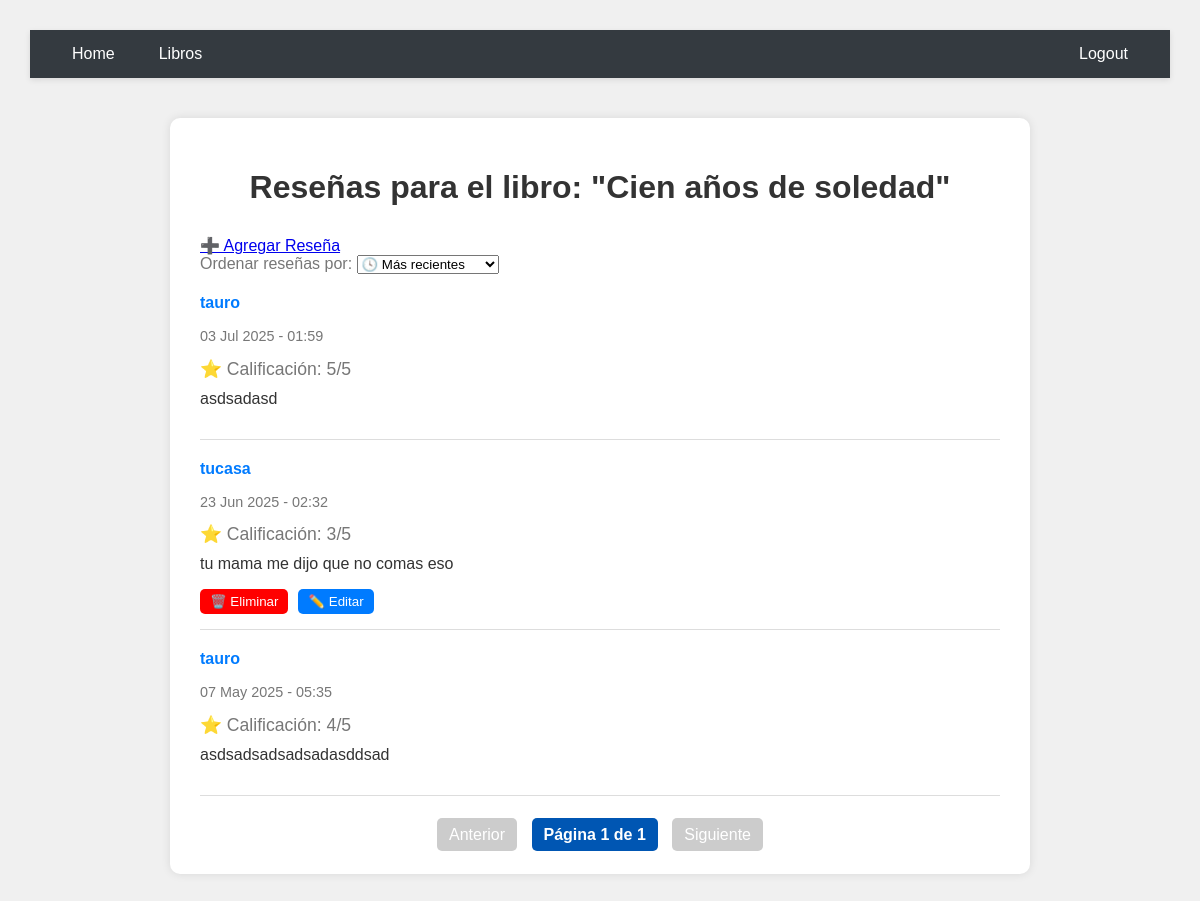
Page /libros/2/ (signed in) on the committed database.
### myapp/models.py (models this page shows, shortened)
class AlmacenLibros(models.Model):
    titulo = models.CharField(max_length=200)
    autor = models.CharField(max_length=200)
    genero = models.ForeignKey(Generolibros, on_delete=models.CASCADE)
    año = models.CharField(max_length=200)
    clasificacion = models.ForeignKey(ClasificacionLibros, on_delete=models.CASCADE)
    critica_de_internet = models.CharField(max_length=200)
    created = models.DateTimeField(auto_now_add=True)

class ReseñaLibro(models.Model):
    estado_lectura = models.ForeignKey(AlmacenLibros, on_delete=models.CASCADE)
    texto_reseña = models.TextField()
    fecha_reseña = models.DateTimeField(auto_now_add=True)
    calificacion = models.PositiveSmallIntegerField(
        choices=[(i, str(i)) for i in range(1, 6)],
        help_text="Calificación del 1 al 5"
    )
    created = models.DateTimeField(auto_now_add=True)
    user = models.ForeignKey(User, on_delete=models.CASCADE, default=1)

### myapp/views.py (the view)
# urls.py: path('libros/<int:reseñalibro_estado_lectura_id>/', views.resena_detallada, name='resena_detallada'),
@login_required
def resena_detallada(request, reseñalibro_estado_lectura_id):
    libro = get_object_or_404(AlmacenLibros, pk=reseñalibro_estado_lectura_id)
    filtro = request.GET.get('filtro', 'recientes')
    reseñas = ReseñaLibro.objects.filter(estado_lectura=libro)
    if filtro == 'recientes':
        reseñas = reseñas.order_by('-fecha_reseña')
    elif filtro == 'antiguos':
        reseñas = reseñas.order_by('fecha_reseña')
    elif filtro == 'mejor_calificados':
        reseñas = reseñas.order_by('-calificacion', '-fecha_reseña')
    elif filtro == 'mios' and request.user.is_authenticated:
        reseñas = reseñas.filter(user=request.user)
    paginator = Paginator(reseñas, 5)
    page_number = request.GET.get('page')
    resenas_page = paginator.get_page(page_number)
    return render(request, 'resena_detallada.html', {
        'resena': resenas_page,
        'libro': libro,
        'filtro': filtro,
    })

### myapp/templates/resena_detallada.html (shortened to what this page needs)
{% extends 'layouts/base.html' %}
{% block content %}
<!DOCTYPE html>
<html lang="es">
<head>
</head>
<body>
    <div class="contenedor">
        <h1>Reseñas para el libro: "{{ libro.titulo }}"</h1>
        <a href="{% url 'crear_resena' libro.id %}" class="boton-resena">➕ Agregar Reseña</a>
        <form method="get" style="margin-bottom: 20px;">
            <label for="filtro" class="etiqueta-negra">Ordenar reseñas por:</label>
            <select name="filtro" id="filtro" onchange="this.form.submit()">
                <option value="recientes" {% if filtro == 'recientes' %}selected{% endif %}>🕓 Más recientes</option>
            </select>
        </form>
        {% for resena in resena %}
            <div class="resena">
                <p class="usuario">{{ resena.user.username }}</p>
                <p class="fecha">{{ resena.fecha_reseña|date:"d M Y - H:i" }}</p>
                <p class="calificacion">⭐ Calificación: {{ resena.calificacion }}/5</p>
                <p class="texto">{{ resena.texto_reseña }}</p>
                {% if resena.user == request.user %}
                    <div style="display: flex; gap: 10px; margin-top: 10px;">
                        <form action="{% url 'eliminar_reseña' resena.id %}" method="post">
                            <button type="submit" style="background: red; color: white; border: none; padding: 5px 10px; border-radius: 5px;">
                                🗑️ Eliminar
                            </button>
                        </form>
                        <a href="{% url 'editar_reseña' resena.id %}">
                            <button style="background: #007bff; color: white; border: none; padding: 5px 10px; border-radius: 5px;">
                                ✏️ Editar
                            </button>
                        </a>
                    </div>
                {% endif %}
            </div>
        {% empty %}
            <p>No hay reseñas aún para este libro.</p>
        {% endfor %}
        <div class="paginacion">
            {% if resena.has_previous %}
                <a href="?page={{ resena.previous_page_number }}">Anterior</a>
            {% else %}
                <span class="disabled">Anterior</span>
            {% endif %}
            <span class="current">Página {{ resena.number }} de {{ resena.paginator.num_pages }}</span>
            {% if resena.has_next %}
                <a href="?page={{ resena.next_page_number }}">Siguiente</a>
            {% else %}
                <span class="disabled">Siguiente</span>
            {% endif %}
        </div>
    </div>
</body>
</html>
{% endblock %}

### myapp/static/stylo.css (style rules this page uses)
body { background: #e9d8d8; color: whitesmoke; }

### myapp/templates/layouts/base.html (style rules this page uses)
body { margin: 0; padding: 0; font-family: 'Roboto', sans-serif; background-color: #f4f4f4; }

### myapp/templates/resena_detallada.html (style rules this page uses)
body { font-family: Arial, sans-serif; background: #f0f0f0; padding: 30px; }
.contenedor { max-width: 800px; margin: auto; background: white; padding: 30px; border-radius: 10px; box-shadow: 0 0 10px rgba(0,0,0,0.1); }
h1 { color: #333; text-align: center; margin-bottom: 30px; }
.resena { border-bottom: 1px solid #ddd; padding-bottom: 15px; margin-bottom: 20px; }
.usuario { font-weight: bold; color: #007BFF; }
.fecha { font-size: 0.9em; color: #777; }
.etiqueta-negra { color: #777; }
.calificacion { font-size: 1.1em; margin: 5px 0; color: #777; }
.texto { margin-top: 10px; color: #333; }
.paginacion { text-align: center; margin-top: 30px; }
.paginacion a, .paginacion span { margin: 0 5px; padding: 8px 12px; background: #007BFF; color: white; text-decoration: none; border-radius: 5px; }
.paginacion .current { background: #0056b3; font-weight: bold; }
.paginacion .disabled { background: #ccc; pointer-events: none; }

### rows in the picture
AlmacenLibros: titulo "Cien años de soledad"
ReseñaLibro: user.username "tauro", fecha_reseña "03 Jul 2025 - 01:59", calificacion "5", texto_reseña "asdsadasd"
ReseñaLibro: user.username "tucasa", fecha_reseña "23 Jun 2025 - 02:32", calificacion "3", texto_reseña "tu mama me dijo que no comas eso", shows "🗑️ Eliminar"
ReseñaLibro: user.username "tauro", fecha_reseña "07 May 2025 - 05:35", calificacion "4", texto_reseña "asdsadsadsadsadasddsad"

### other values in the picture
{{ resena.number }} "1"
{{ resena.paginator.num_pages }} "1"
